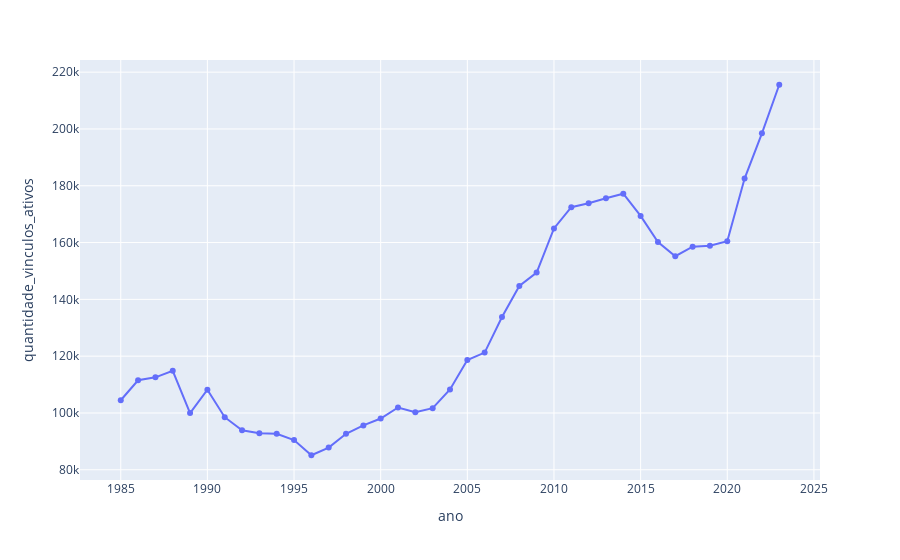

The notebook cell this image was saved under:
### Code cell
px.line(
    rais_anual,
    x="ano",
    y="quantidade_vinculos_ativos",
    markers="o"
)

### Figure 1 — Plotly figure (JSON) as saved in the notebook; plotly's stock layout.template omitted (floating-point values rounded to 4 significant figures)
{"data": [{"hovertemplate": "ano=%{x}<br>quantidade_vinculos_ativos=%{y}<extra></extra>", "legendgroup": "", "line": {"color": "#636efa", "dash": "solid"}, "marker": {"symbol": "circle"}, "mode": "lines+markers", "name": "", "orientation": "v", "showlegend": false, "type": "scatter", "x": [1985, 1986, 1987, 1988, 1989, 1990, 1991, 1992, 1993, 1994, 1995, 1996, 1997, 1998, 1999, 2000, 2001, 2002, 2003, 2004, 2005, 2006, 2007, 2008, 2009, 2010, 2011, 2012, 2013, 2014, 2015, 2016, 2017, 2018, 2019, 2020, 2021, 2022, 2023], "xaxis": "x", "y": [104477, 111514, 112549, 114860, 99955, 108167, 98518, 93902, 92877, 92663, 90439, 85113, 87823, 92690, 95628, 98046, 101931, 100235, 101698, 108289, 118645, 121260, 133781, 144723, 149437, 164973, 172436, 173848, 175612, 177201, 169369, 160186, 155192, 158529, 158848, 160459, 182529, 198454, 215563], "yaxis": "y"}], "layout": {"legend": {"tracegroupgap": 0}, "margin": {"t": 60}, "xaxis": {"anchor": "y", "domain": [0, 1], "title": {"text": "ano"}}, "yaxis": {"anchor": "x", "domain": [0, 1], "title": {"text": "quantidade_vinculos_ativos"}}}}
